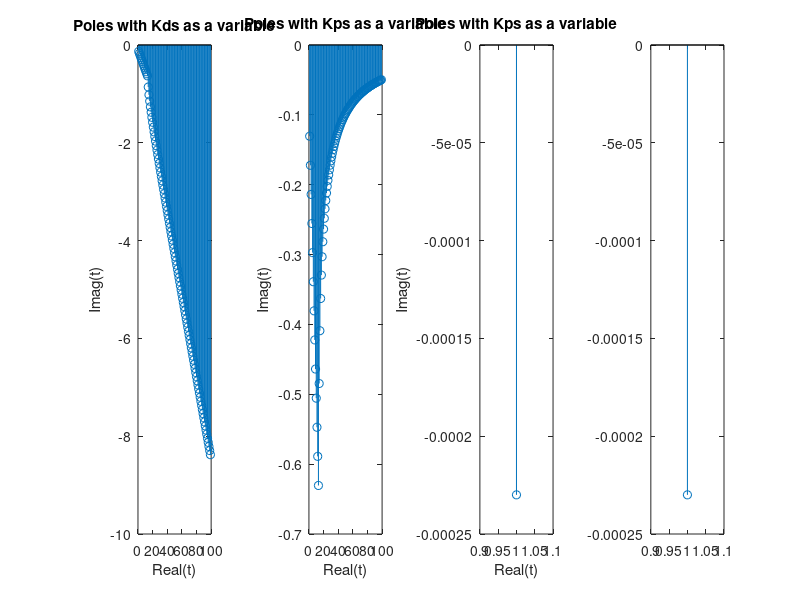

Write the MATLAB code that produced this figure.
# Pavlos Orfanidis: 4134
# Giorgos Hatziligos: 4835
# Spyros Kontakis: 4702

function problem_2_b()
  #{
  # I will insert semicolons(;) in every line in matlab to avoid printing unwanted text to the screen
  #}
  # inserting the required data to the programm
  m=12;
  AM=4835;
  kds=15;
  kps=5;
  k1=0.1:100;
  bs=4-AM/5000;
  # End of required data
  
  
  
  # Program begins here
  find_root=0;
  max_root_index = (length(k1)-1)
  for n=0.1:max_root_index
    find_root+=1;
    u1=roots([(m/kps), (n+bs)/kps, 1]);
    solution1(find_root)=u1(1);
    solution2(find_root)=u1(2);
  endfor
  
  for n=0.1:max_root_index
    find_root+=1
    u2=roots([(find_root), (kds+bs)/(find_root), 1])
    solution3=u2(1);
    solution4=u2(2);
  endfor
  
  
  # Constructing the plots
  
  subplot(1,4,1);
  plot(real(solution1), imag(solution1));
  stem(solution1);
  title("Poles with Kds as a variable");
  xlabel("Real(t)");
  ylabel("Imag(t)");
  
  
  #plot(real(solution2), imag(solution2))
  
  
  
  
  subplot(1,4,2);
  plot(real(solution2), imag(solution2))
  stem(solution2)
  title("Poles with Kps as a variable");
  xlabel("Real(t)");
  ylabel("Imag(t)");
  
  
  
  
  subplot(1,4,3);
  plot(real(solution3), imag(solution3))
  stem(solution3)
  title("Poles with Kps as a variable");
  xlabel("Real(t)");
  ylabel("Imag(t)");
  
  
  
  
  subplot(1,4,4);
  plot(real(solution4), imag(solution4))
  stem(solution4);
  subplot(1,4,2);
  plot(real(solution2), imag(solution2))
  stem(solution2)
  title("Poles with Kps as a variable");
  xlabel("Real(t)");
  ylabel("Imag(t)");
  title("Poles with Kps as a variable");
  xlabel("Real(t)");
  ylabel("Imag(t)");
  # end of function
endfunction